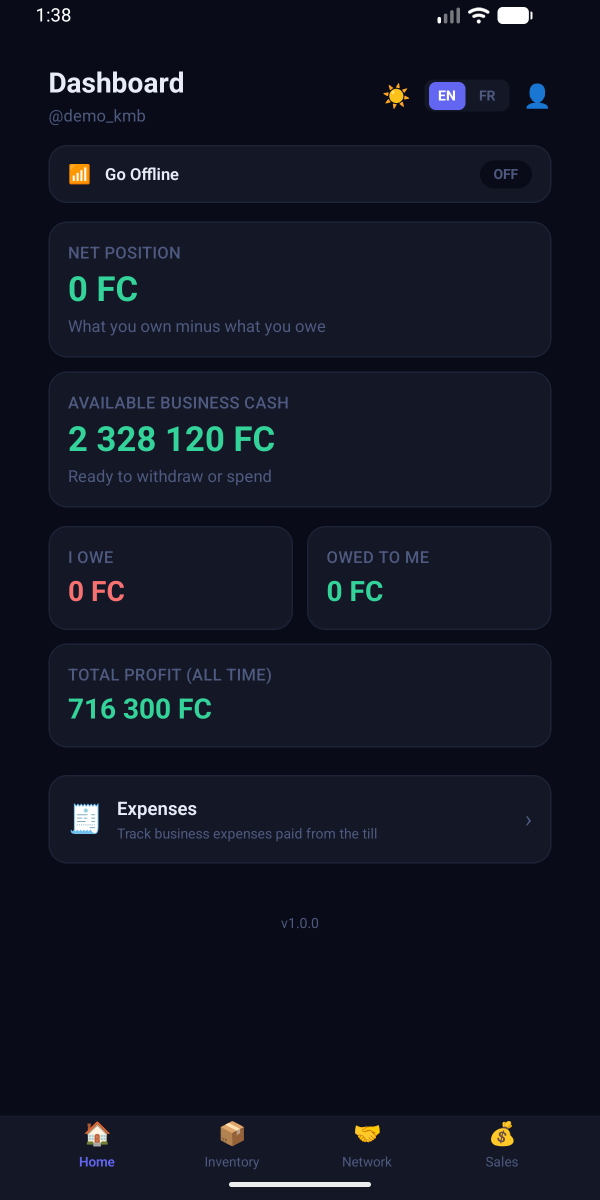
#> input picture apps/mobile/play-store/screenshots/01-dashboard.png, 1200 x 2400 px, found by its file name (shown at 1/2 size)
$ python pad-screenshots.py
#> lines starting #> are read from the running program, lines starting #| are printed output that depends on the picture
#!/usr/bin/env python3
"""Pad 1080x2400 emulator captures to 1200x2400 for the Play Store.

A raw capture is 2.22:1, over Play's 2:1 maximum, and gets rejected. Padding
60px on each side brings it to exactly 2:1.

The padding replicates the outermost pixel column rather than filling with a
flat colour: the bottom tab bar is full-width and a shade lighter than the page,
so a flat fill leaves it visibly stopping 60px short of each edge. Replication
carries every full-width band — tab bar, status bar, page background — out to
the border, so the seam disappears.

Usage:  python3 pad-screenshots.py <capture-dir> [out-dir]
"""
import sys
from pathlib import Path

from PIL import Image

PAD = 60
NAMES = ["01-dashboard.png", "02-inventory.png", "03-sales-history.png"]


def main() -> int:
    src = Path(sys.argv[1] if len(sys.argv) > 1 else ".")
    out = Path(sys.argv[2] if len(sys.argv) > 2 else "screenshots")
    out.mkdir(parents=True, exist_ok=True)

    for name in NAMES:
        im = Image.open(src / name).convert("RGB")
#> im is the input picture: PIL image 1200x2400 RGB; mean R, G, B 17.2, 21.5, 34.7
        w, h = im.size
#> w = 1200; h = 2400
        canvas = Image.new("RGB", (w + 2 * PAD, h))
#> canvas: PIL image 1320x2400 RGB; every value is 0
        canvas.paste(im, (PAD, 0))
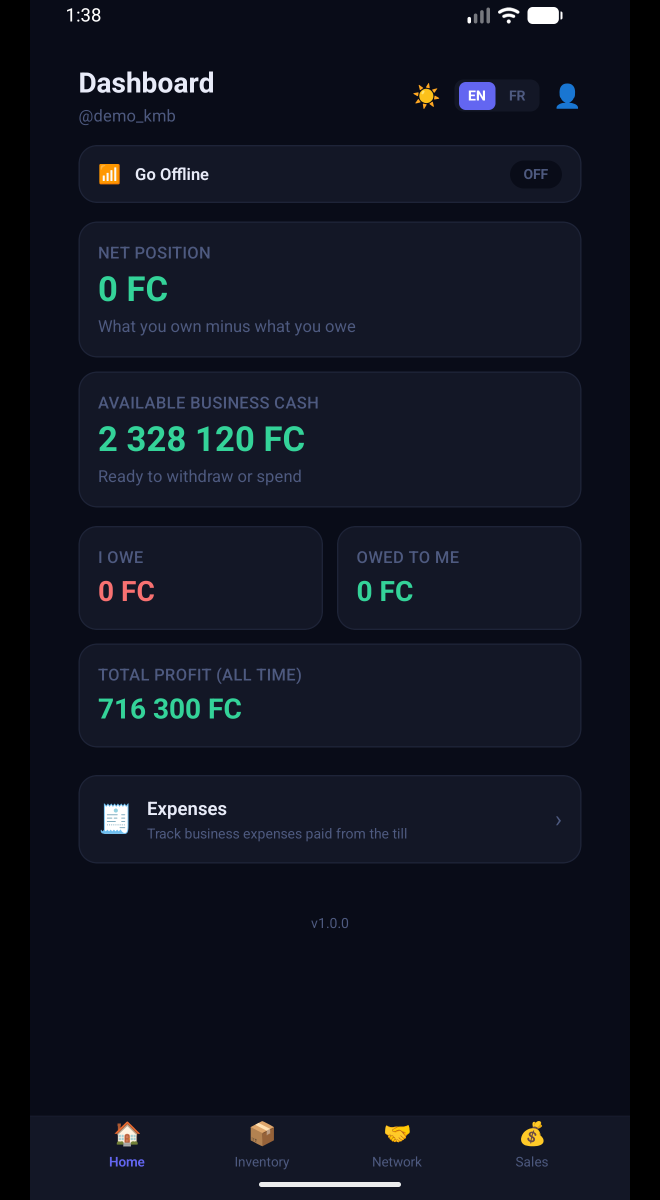
#> canvas: PIL image 1320x2400 RGB (shown at 1/2 size); mean R, G, B 15.6, 19.5, 31.5
        canvas.paste(im.crop((0, 0, 1, h)).resize((PAD, h)), (0, 0))
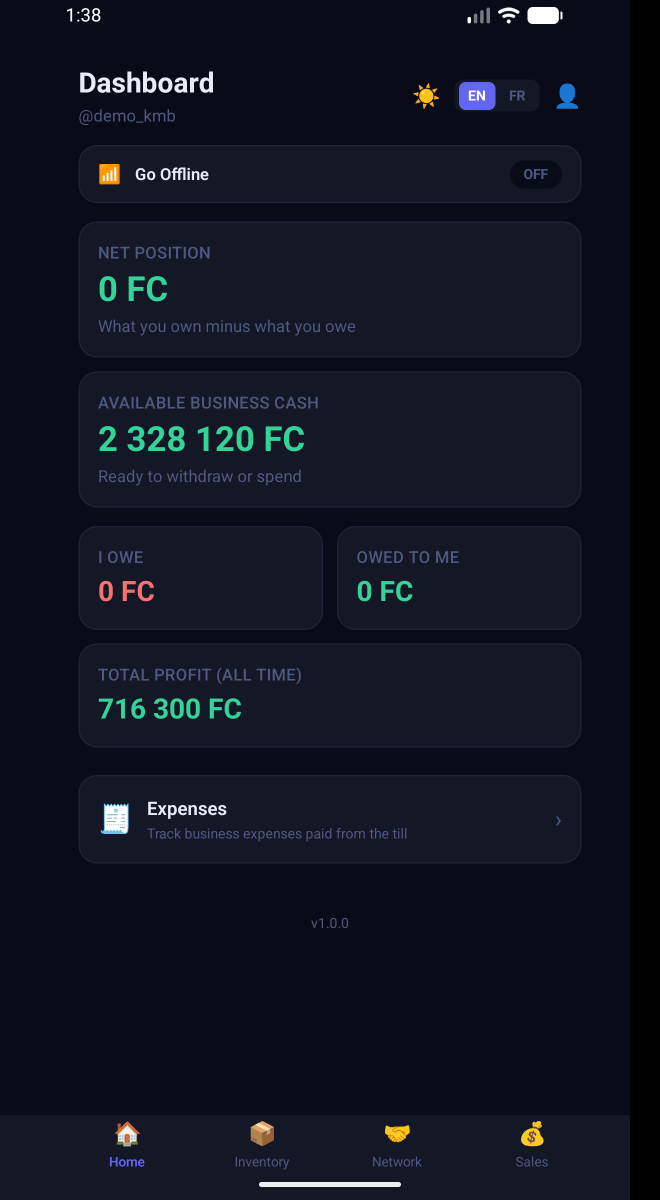
#> canvas: PIL image 1320x2400 RGB (shown at 1/2 size); mean R, G, B 16.1, 20.1, 32.6
        canvas.paste(im.crop((w - 1, 0, w, h)).resize((PAD, h)), (w + PAD, 0))
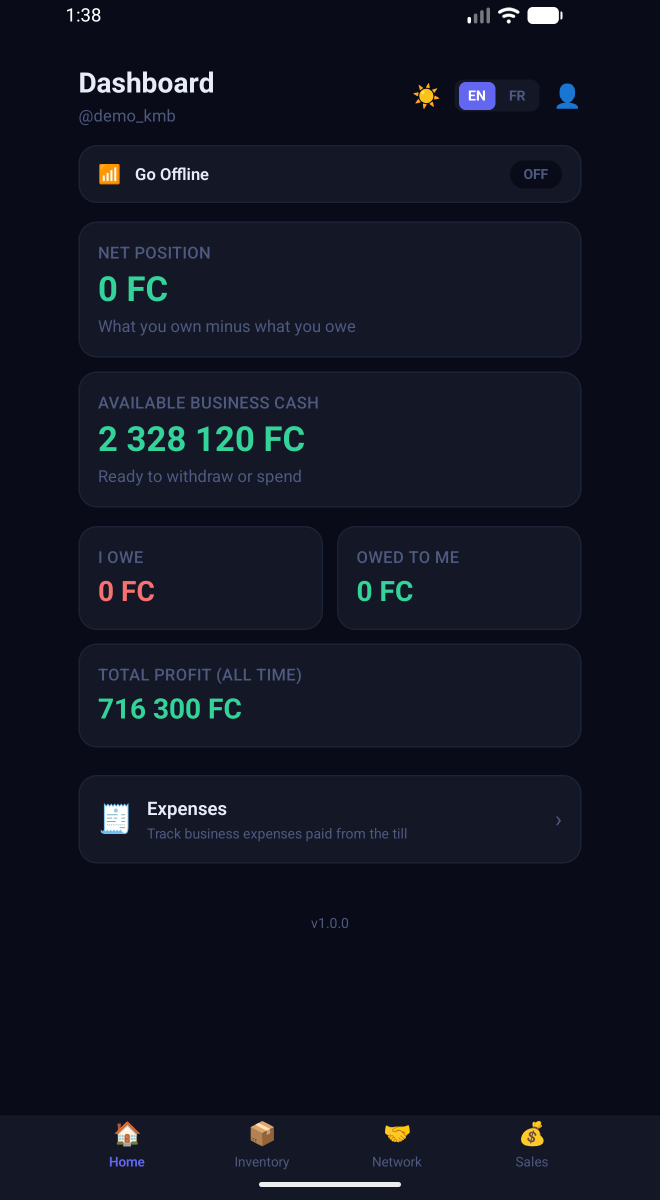
#> canvas: PIL image 1320x2400 RGB (shown at 1/2 size); mean R, G, B 16.5, 20.7, 33.8
        canvas.save(out / name)
        print(f"{name}: {im.size} -> {canvas.size}")
#| 01-dashboard.png: (1200, 2400) -> (1320, 2400)
#> pass 2 of the loop in main, `for name in NAMES:`:
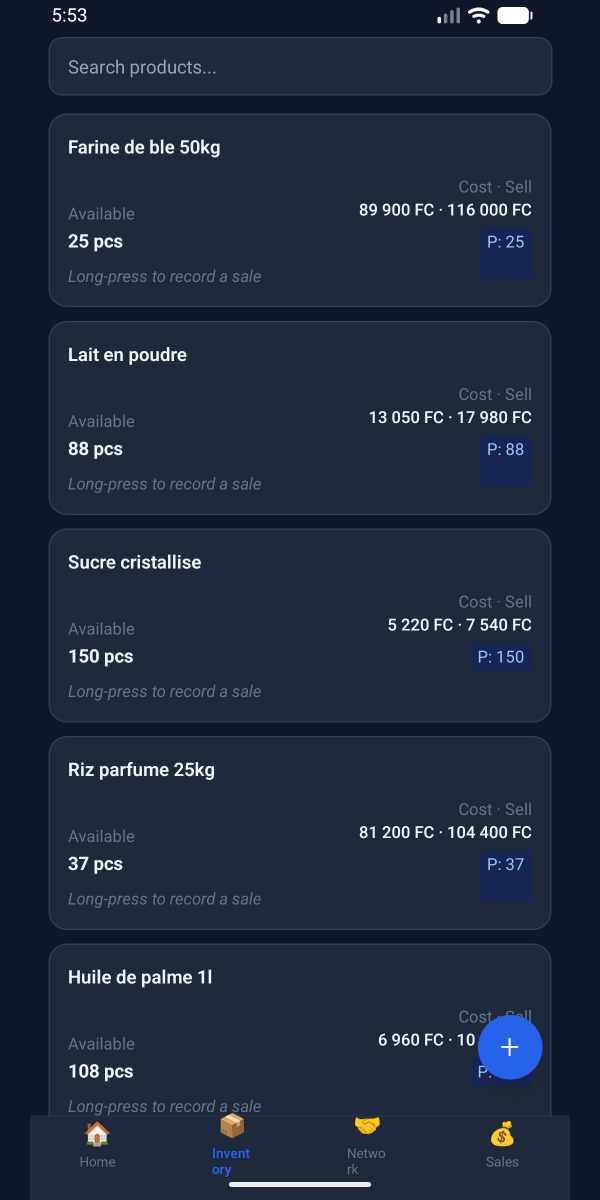
#> input picture apps/mobile/play-store/screenshots/02-inventory.png, 1200 x 2400 px, found by its file name (shown at 1/2 size)
#> in main, im is the input picture: PIL image 1200x2400 RGB; mean R, G, B 30.8, 41.2, 60.1
#> in main, `canvas.paste(im.crop((0, 0, 1, h)).resize((PAD, h)), (0, 0))`:
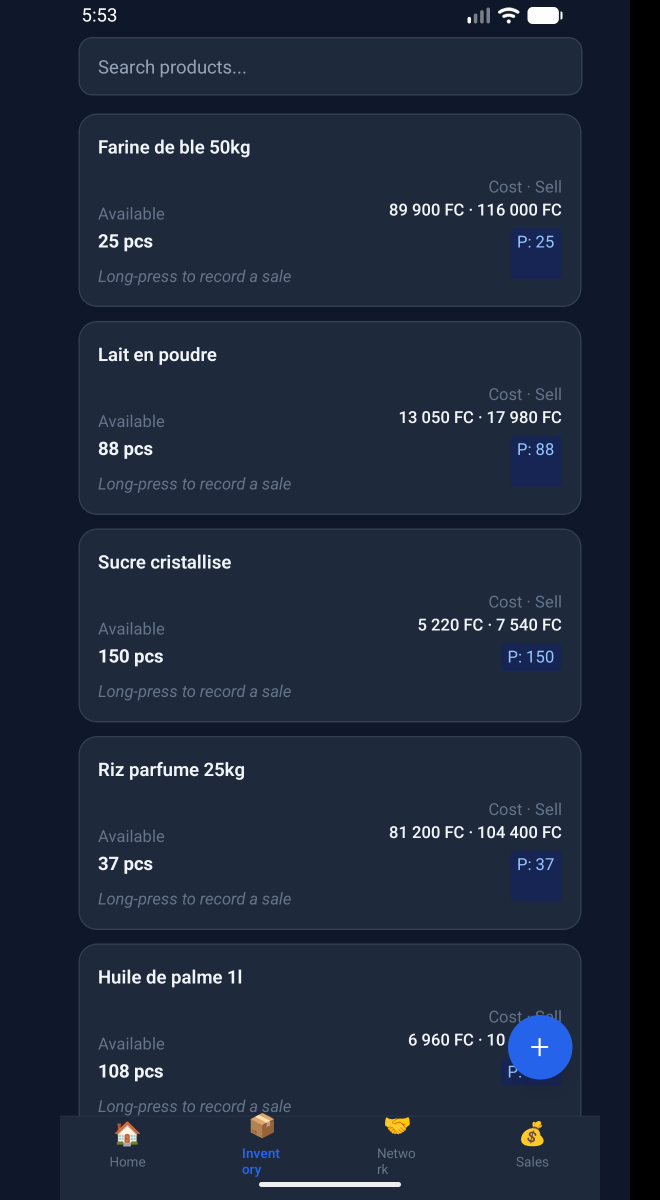
#> canvas: PIL image 1320x2400 RGB (shown at 1/2 size); mean R, G, B 28.7, 38.5, 56.5
#> in main, `canvas.paste(im.crop((w - 1, 0, w, h)).resize((PAD, h)), (w + PAD, 0))`:
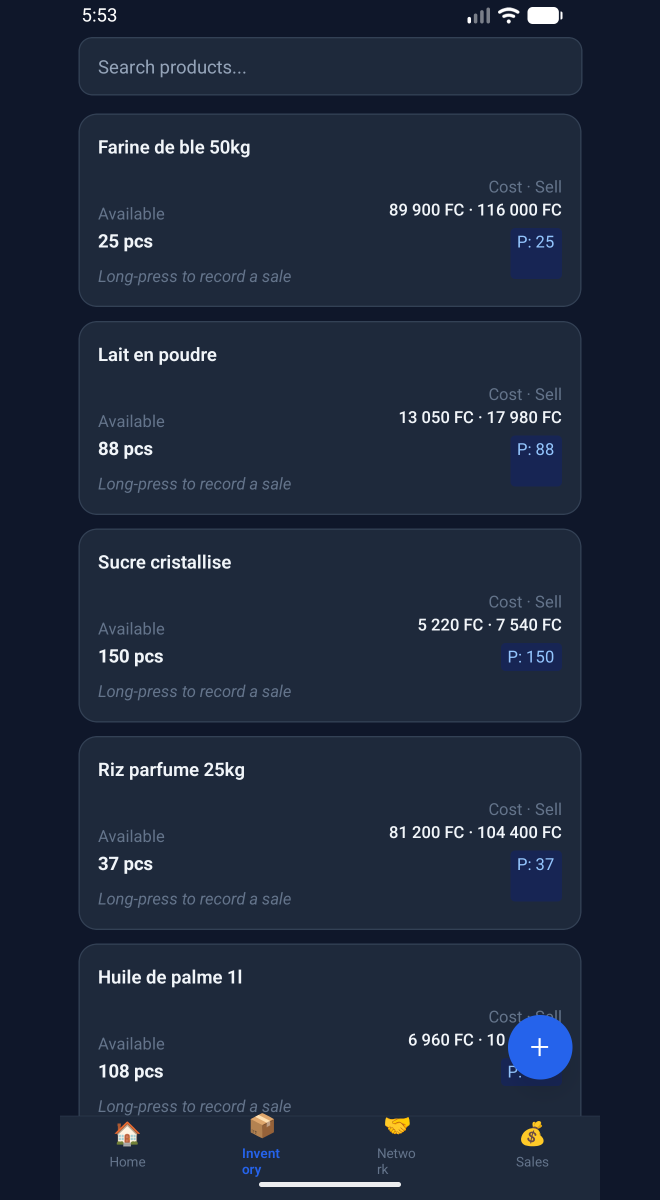
#> canvas: PIL image 1320x2400 RGB (shown at 1/2 size); mean R, G, B 29.3, 39.6, 58.5
#| 02-inventory.png: (1200, 2400) -> (1320, 2400)
#> pass 3 of the loop in main, `for name in NAMES:`:
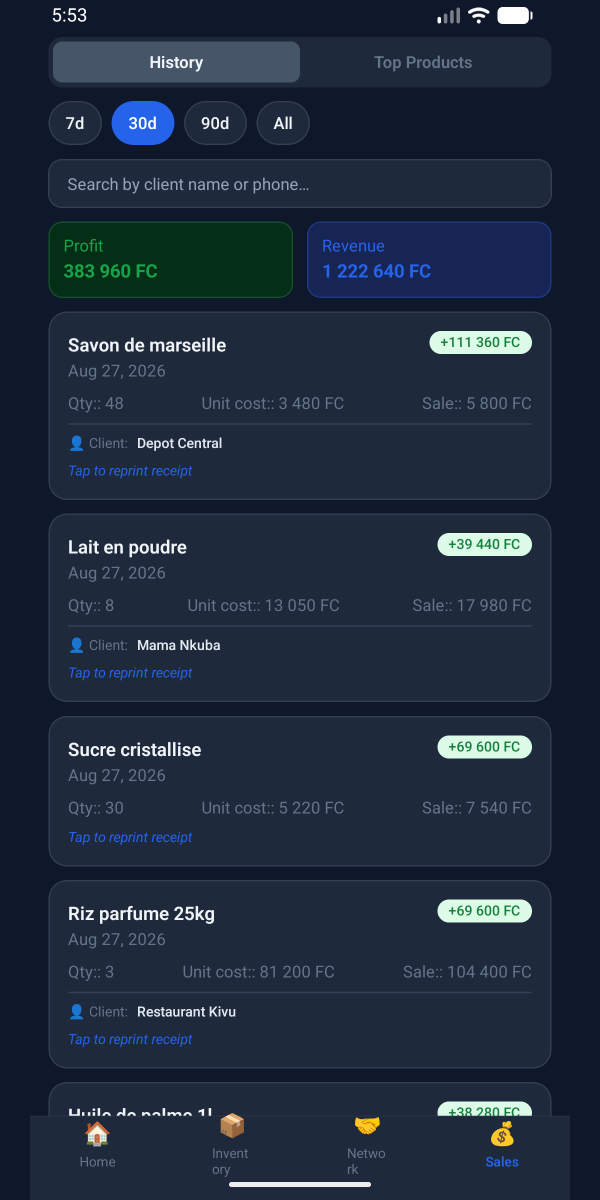
#> input picture apps/mobile/play-store/screenshots/03-sales-history.png, 1200 x 2400 px, found by its file name (shown at 1/2 size)
#> in main, im is the input picture: PIL image 1200x2400 RGB; mean R, G, B 31.3, 43.2, 61
#> in main, `canvas.paste(im.crop((0, 0, 1, h)).resize((PAD, h)), (0, 0))`:
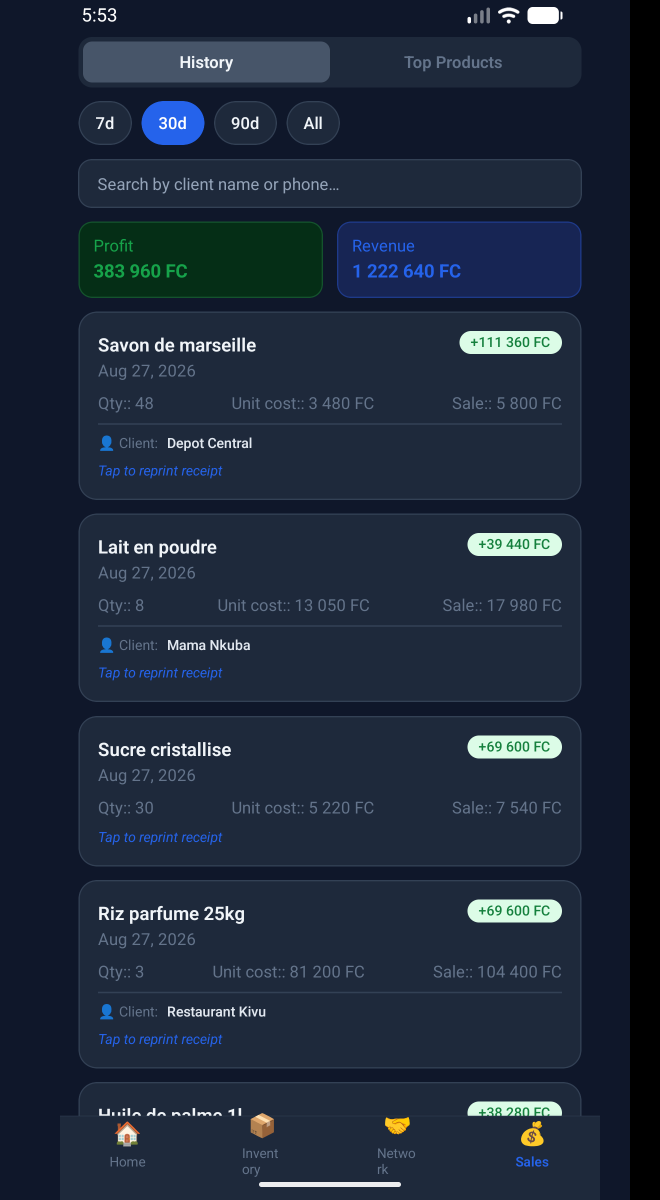
#> canvas: PIL image 1320x2400 RGB (shown at 1/2 size); mean R, G, B 29.1, 40.3, 57.3
#> in main, `canvas.paste(im.crop((w - 1, 0, w, h)).resize((PAD, h)), (w + PAD, 0))`:
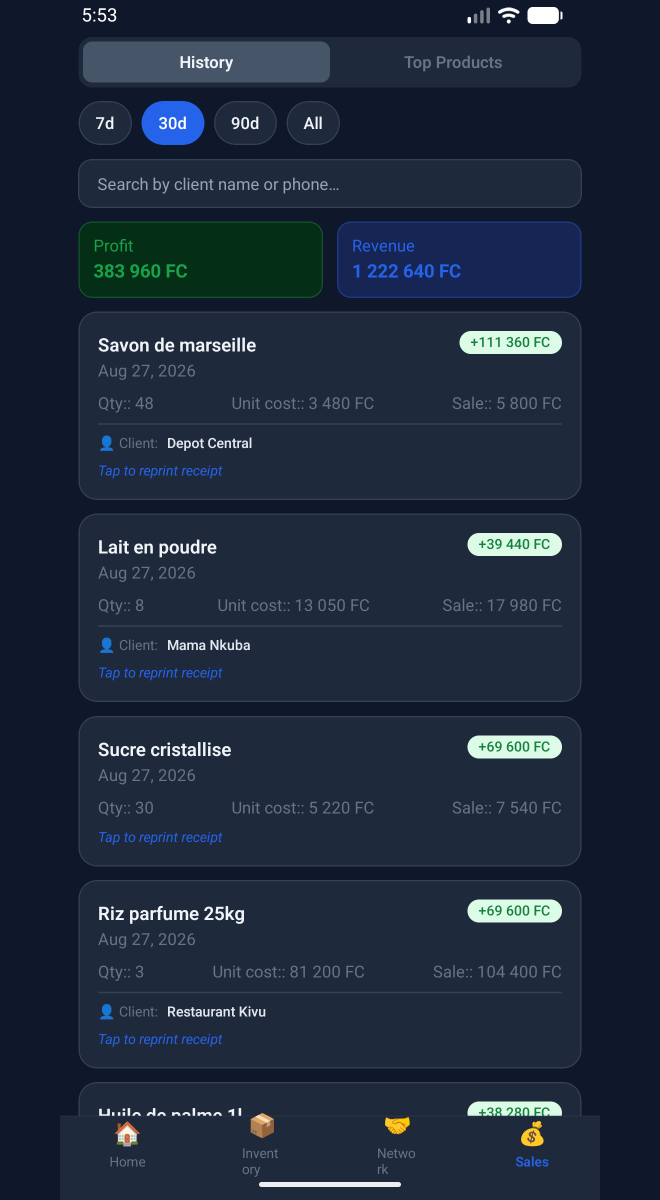
#> canvas: PIL image 1320x2400 RGB (shown at 1/2 size); mean R, G, B 29.8, 41.3, 59.2
#| 03-sales-history.png: (1200, 2400) -> (1320, 2400)
    return 0


if __name__ == "__main__":
    raise SystemExit(main())
#> (the program exits here)
